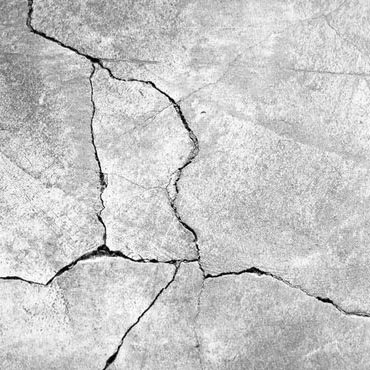
#> input picture data/sample_images/concrete-temperature-crack.jpg, 370 x 370 px; its folder holds only this picture in this run
$ python preprocessing.py
#> lines starting #> are read from the running program, lines starting #| are printed output that depends on the picture; after the words box and inside, x2 and y2 are one past the last pixel; in counts of white or black regions, pixels touching at a corner belong together
"""
CrackGauge - Preprocessing Pipeline (Step 1)
=============================================
Takes a raw concrete image and produces a clean binary crack mask.

Pipeline:
  Input Image
      → Grayscale
      → Gaussian Blur (noise reduction)
      → CLAHE (contrast enhancement)
      → Adaptive Thresholding
      → Morphological Cleanup
      → Crack Mask (binary)

Author: CrackGauge Team (Manish, Sachin, Ayush)
"""

import cv2
import numpy as np
import os
import sys

# Ensure UTF-8 output on Windows terminal
if hasattr(sys.stdout, 'reconfigure'):
    sys.stdout.reconfigure(encoding='utf-8', errors='replace')


def load_image(image_path: str) -> np.ndarray:
    """
    Load image from disk.
    Returns the original BGR image (as OpenCV loads it).
    """
    if not os.path.exists(image_path):
        raise FileNotFoundError(f"Image not found: {image_path}")

    img = cv2.imread(image_path)
    if img is None:
        raise ValueError(f"Could not read image (unsupported format?): {image_path}")

    print(f"[OK] Loaded image: {os.path.basename(image_path)} | Shape: {img.shape}")
    return img


def to_grayscale(img: np.ndarray) -> np.ndarray:
    """
    Convert BGR image to grayscale.
    Grayscale is all we need for crack detection — color info not needed.
    """
    gray = cv2.cvtColor(img, cv2.COLOR_BGR2GRAY)
    print(f"[OK] Grayscale conversion done | Shape: {gray.shape}")
    return gray


def reduce_noise(gray: np.ndarray, ksize: int = 9) -> np.ndarray:
    """
    Apply Gaussian blur to reduce high-frequency noise.

    Args:
        gray:  Grayscale image
        ksize: Kernel size (must be odd). Higher = more blur. Default 5.

    Why Gaussian?
        Concrete surfaces have texture noise. Gaussian blur smooths it
        without destroying crack edges (unlike median blur).
    """
    blurred = cv2.GaussianBlur(gray, (ksize, ksize), sigmaX=0)
    print(f"[OK] Gaussian blur applied (kernel={ksize}x{ksize})")
    return blurred


def enhance_contrast(gray: np.ndarray,
                     clip_limit: float = 3.0,
                     tile_grid_size: tuple = (8, 8)) -> np.ndarray:
    """
    Apply CLAHE (Contrast Limited Adaptive Histogram Equalization).

    Why CLAHE?
        Concrete images often have uneven lighting (shadows, bright spots).
        CLAHE enhances contrast locally — so cracks in dark areas become
        visible, and bright areas don't get over-amplified.

    Args:
        gray:           Grayscale input
        clip_limit:     Threshold for contrast limiting. Higher = more contrast.
        tile_grid_size: Size of grid for local histogram equalization.
    """
    clahe = cv2.createCLAHE(clipLimit=clip_limit, tileGridSize=tile_grid_size)
    enhanced = clahe.apply(gray)
    print(f"[OK] CLAHE contrast enhancement done (clip={clip_limit})")
    return enhanced


def adaptive_threshold(enhanced: np.ndarray,
                       block_size: int = 21,
                       C: int = 5) -> np.ndarray:
    """
    Apply Adaptive Thresholding to binarize the image.

    Why Adaptive (not Global)?
        Global thresholding fails when lighting is uneven across the image.
        Adaptive thresholding computes a LOCAL threshold for each pixel's
        neighborhood — much better for real-world concrete images.

    Args:
        enhanced:   Contrast-enhanced grayscale image
        block_size: Size of local neighborhood (must be odd). Default 11.
        C:          Constant subtracted from mean. Helps fine-tune.

    Returns:
        Binary image where cracks appear as WHITE (255) on BLACK (0).
        Note: cv2 adaptive threshold gives dark=crack initially, so we invert.
    """
    # THRESH_BINARY_INV makes cracks WHITE (bright areas = non-crack → black)
    binary = cv2.adaptiveThreshold(
        enhanced,
        maxValue=255,
        adaptiveMethod=cv2.ADAPTIVE_THRESH_GAUSSIAN_C,
        thresholdType=cv2.THRESH_BINARY_INV,
        blockSize=block_size,
        C=C
    )
    print(f"[OK] Adaptive thresholding done (block={block_size}, C={C})")
    return binary


def morphological_cleanup(binary: np.ndarray) -> np.ndarray:
    """
    Clean up the binary mask using morphological operations.

    Steps:
        1. Opening (erosion → dilation): Removes small noise dots (pepper noise)
        2. Closing (dilation → erosion): Fills tiny gaps in crack regions
        3. Remove small connected components (area filter)

    Why?
        After thresholding, there are many small white blobs that are NOT cracks
        (surface texture, dust, stains). We remove them here.
    """
    # Step 1: Opening — remove isolated noise pixels
    kernel_open = cv2.getStructuringElement(cv2.MORPH_RECT, (3, 3))  # small: removes noise dots
    opened = cv2.morphologyEx(binary, cv2.MORPH_OPEN, kernel_open, iterations=2)

    # Step 2: Closing — fill small gaps within crack
    kernel_close = cv2.getStructuringElement(cv2.MORPH_RECT, (7, 7))  # larger: fills gaps in crack
    closed = cv2.morphologyEx(opened, cv2.MORPH_CLOSE, kernel_close, iterations=1)

    # Step 3: Remove small connected components (area < min_area are noise)
    mask = _remove_small_components(closed, min_area=300)  # 300px² is roughly a 17x17 region

    print(f"[OK] Morphological cleanup done")
    return mask


def _remove_small_components(binary: np.ndarray, min_area: int = 100) -> np.ndarray:
    """
    Remove connected components (blobs) smaller than min_area pixels.
    These are almost always noise, not actual cracks.
    """
    # Find all connected components
    num_labels, labels, stats, _ = cv2.connectedComponentsWithStats(binary, connectivity=8)

    # Create output mask
    output = np.zeros_like(binary)

    # Keep components with area >= min_area (label 0 = background, skip it)
    kept = 0
    for label in range(1, num_labels):
        area = stats[label, cv2.CC_STAT_AREA]
        if area >= min_area:
            output[labels == label] = 255
            kept += 1

    print(f"   -> Connected components: {num_labels - 1} found, {kept} kept (area >= {min_area}px)")
    return output


def run_preprocessing_pipeline(image_path: str,
                                output_dir: str = None,
                                save_steps: bool = True) -> dict:
    """
    Run the full preprocessing pipeline on a single image.

    Args:
        image_path: Path to input concrete image
        output_dir: Directory to save step-by-step output images
        save_steps: If True, saves each intermediate step as an image

    Returns:
        dict with keys:
            'original'  : Original BGR image
            'gray'      : Grayscale image
            'blurred'   : Noise-reduced image
            'enhanced'  : Contrast-enhanced image
            'binary'    : Thresholded binary image
            'crack_mask': Final cleaned crack mask
    """
    print("\n" + "="*60)
    print("  CrackGauge Preprocessing Pipeline")
    print("="*60)

    # --- Pipeline Steps ---
    original  = load_image(image_path)
#> in load_image, img is the input picture: shape (370, 370, 3); min 0, max 255, mean 199.6
#| [OK] Loaded image: concrete-temperature-crack.jpg | Shape: (370, 370, 3)
    gray      = to_grayscale(original)
#| [OK] Grayscale conversion done | Shape: (370, 370)
    blurred   = reduce_noise(gray, ksize=9)
#> in reduce_noise, `blurred = cv2.GaussianBlur(gray, (ksize, ksize), sigmaX=0)`:
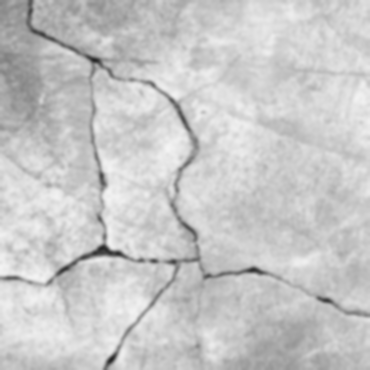
#> blurred: shape (370, 370); min 37, max 244, mean 199.6
    enhanced  = enhance_contrast(blurred, clip_limit=3.0)
#> in enhance_contrast, `enhanced = clahe.apply(gray)`:
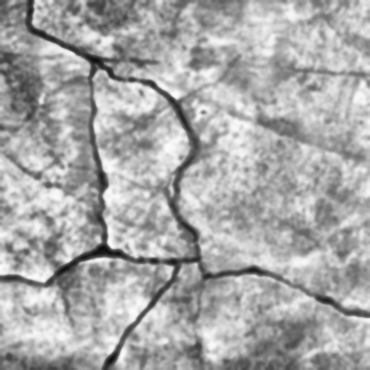
#> enhanced: shape (370, 370); min 12, max 251, mean 168.6
    binary    = adaptive_threshold(enhanced, block_size=21, C=5)
#> in adaptive_threshold, `binary = cv2.adaptiveThreshold( enhanced, maxValue=255, adaptiveMethod..`:
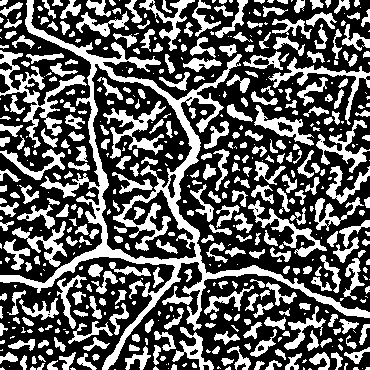
#> binary: shape (370, 370); 37.2% white; 529 white regions (197 under 20 px), largest, box (x1, y1, x2, y2) and area: (0, 0, 370, 370) 10928, (0, 50, 87, 148) 1752, (103, 101, 166, 159) 1100
    crack_mask = morphological_cleanup(binary)
#> in morphological_cleanup, `opened = cv2.morphologyEx(binary, cv2.MORPH_OPEN, kernel_open, iterati..`:
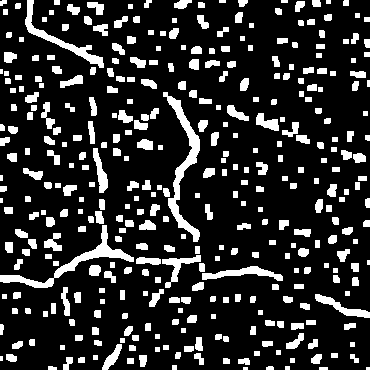
#> opened: shape (370, 370); 17.7% white; 369 white regions (7 under 20 px), largest, box (x1, y1, x2, y2) and area: (163, 92, 200, 242) 1338, (0, 225, 134, 288) 1189, (25, 0, 104, 68) 794
#> in morphological_cleanup, `closed = cv2.morphologyEx(opened, cv2.MORPH_CLOSE, kernel_close, itera..`:
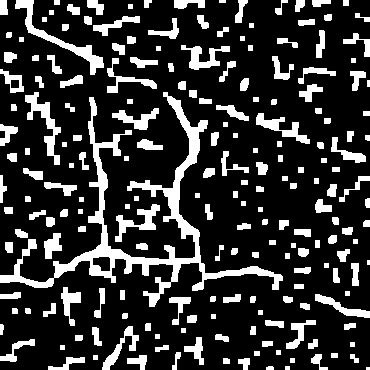
#> closed: shape (370, 370); 20.2% white; 204 white regions (2 under 20 px), largest, box (x1, y1, x2, y2) and area: (0, 92, 283, 307) 6882, (15, 0, 104, 75) 991, (25, 92, 61, 165) 750
#> in _remove_small_components, `num_labels, labels, stats, _ = cv2.connectedComponentsWithStats(binary..`:
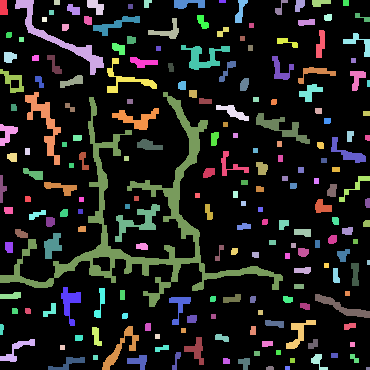
#> labels: shape (370, 370) int32; 205 distinct labels, from 0 to 204; one colour per label, 0 black
#> in _remove_small_components, `num_labels, labels, stats, _ = cv2.connectedComponentsWithStats(binary..`: num_labels = 205; stats = 205 rows, first 6: [0, 0, 370, 370, 109257], [0, 0, 8, 15, 111], [15, 0, 89, 75, 991], [54, 0, 6, 5, 30], [87, 0, 17, 15, 162], [144, 0, 8, 8, 49]
#> the loop in _remove_small_components, `for label in range(1, num_labels):` made 204 passes
#> area on passes 1 to 12: 111, 991, 30, 162, 49, 199, 21, 151, 72, 92, 101, 36
#> after the loop in _remove_small_components, `for label in range(1, num_labels):`:
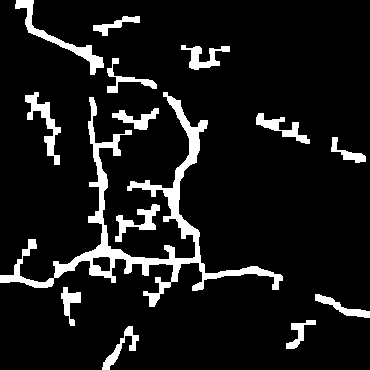
#> output: shape (370, 370); 9.6% white; 14 white regions, largest, box (x1, y1, x2, y2) and area: (0, 92, 283, 307) 6882, (15, 0, 104, 75) 991, (25, 92, 61, 165) 750
#> after the loop in _remove_small_components, `for label in range(1, num_labels):`: kept = 14
#|    -> Connected components: 204 found, 14 kept (area >= 300px)

    results = {
        'image_name': os.path.splitext(os.path.basename(image_path))[0],
        'image_path': image_path,
        'original':   original,
        'gray':       gray,
        'blurred':    blurred,
        'enhanced':   enhanced,
        'binary':     binary,
        'crack_mask': crack_mask,
    }

    # --- Save outputs ---
    if save_steps and output_dir:
        os.makedirs(output_dir, exist_ok=True)
        base_name = os.path.splitext(os.path.basename(image_path))[0]

        cv2.imwrite(os.path.join(output_dir, f"{base_name}_01_gray.jpg"),      gray)
        cv2.imwrite(os.path.join(output_dir, f"{base_name}_02_blurred.jpg"),   blurred)
        cv2.imwrite(os.path.join(output_dir, f"{base_name}_03_enhanced.jpg"),  enhanced)
        cv2.imwrite(os.path.join(output_dir, f"{base_name}_04_binary.jpg"),    binary)
        cv2.imwrite(os.path.join(output_dir, f"{base_name}_05_crack_mask.jpg"), crack_mask)
        print(f"\n[OK] All step images saved to: {output_dir}")

    # --- Summary ---
    crack_pixels = np.sum(crack_mask > 0)
#> crack_pixels = 13176
    total_pixels = crack_mask.shape[0] * crack_mask.shape[1]
#> total_pixels = 136900
    crack_percent = (crack_pixels / total_pixels) * 100
#> crack_percent = 9.62

    print(f"\n{'='*60}")
    print(f"  Pipeline Complete!")
    print(f"  Image size      : {original.shape[1]}x{original.shape[0]} px")
#|   Image size      : 370x370 px
    print(f"  Crack pixels    : {crack_pixels:,}")
#|   Crack pixels    : 13,176
    print(f"  Crack coverage  : {crack_percent:.2f}%")
#|   Crack coverage  : 9.62%
    print(f"{'='*60}\n")

    return results


def visualize_results(results: dict, save_path: str = None):
    """
    Create a side-by-side comparison visualization of pipeline steps.
    Saves to file if save_path is given, otherwise shows on screen.
    """
    import matplotlib.pyplot as plt
    import matplotlib.gridspec as gridspec

    fig = plt.figure(figsize=(18, 10))
    fig.suptitle("CrackGauge - Preprocessing Pipeline Results",
                 fontsize=16, fontweight='bold', y=0.98)

    gs = gridspec.GridSpec(2, 3, figure=fig, hspace=0.35, wspace=0.25)

    # Plot config: (title, image, colormap)
    plots = [
        ("1. Original Image",         cv2.cvtColor(results['original'], cv2.COLOR_BGR2RGB), None),
        ("2. Grayscale",               results['gray'],       'gray'),
        ("3. Noise Reduction (Blur)",  results['blurred'],    'gray'),
        ("4. CLAHE Enhancement",       results['enhanced'],   'gray'),
        ("5. Adaptive Threshold",      results['binary'],     'gray'),
        ("6. Crack Mask (Final)",      results['crack_mask'], 'gray'),
    ]

    axes = [fig.add_subplot(gs[i//3, i%3]) for i in range(6)]

    for ax, (title, img, cmap) in zip(axes, plots):
        if cmap:
            ax.imshow(img, cmap=cmap)
        else:
            ax.imshow(img)
        ax.set_title(title, fontsize=11, fontweight='bold', pad=8)
        ax.axis('off')

        # Add image dimensions as subtitle
        h, w = img.shape[:2]
        ax.text(0.5, -0.04, f"{w}×{h} px", transform=ax.transAxes,
                ha='center', fontsize=9, color='gray')

    # Highlight the final crack mask panel
    axes[5].set_title("6. Crack Mask (Final)",
                       fontsize=11, fontweight='bold', color='#e74c3c', pad=8)

    if save_path:
        plt.savefig(save_path, dpi=150, bbox_inches='tight',
                    facecolor='white', edgecolor='none')
        print(f"[OK] Visualization saved: {save_path}")
        plt.close()
    else:
        plt.show()


# ── Standalone test (run this file directly) ──────────────────────────────────
if __name__ == "__main__":
    import sys
    import glob

    # Try to find a sample image automatically
    search_dirs = [
        "data/sample_images",
        "../data/sample_images",
        ".",
    ]

    test_image = None

    # Check if image path given as argument
    if len(sys.argv) > 1:
        test_image = sys.argv[1]
    else:
        # Auto-search for any image in sample_images dir
        for d in search_dirs:
            patterns = [f"{d}/*.jpg", f"{d}/*.jpeg", f"{d}/*.png", f"{d}/*.bmp"]
            for pattern in patterns:
                found = glob.glob(pattern)
                if found:
                    test_image = found[0]
                    break
            if test_image:
                break

    if test_image is None:
        print("No image found! Please provide an image path:")
        print("  python preprocessing.py path/to/crack_image.jpg")
        print("\nOr place images in: data/sample_images/")
        sys.exit(1)

    print(f"Using image: {test_image}")

    # Run pipeline
    results = run_preprocessing_pipeline(
        image_path=test_image,
        output_dir="data/outputs",
        save_steps=True
    )
#> results = 8 items

    # Save visualization
    visualize_results(results, save_path="data/outputs/pipeline_result.png")
#> the loop in visualize_results, `for ax, (title, img, cmap) in zip(axes, plots):` made 6 passes
#> (title, cmap) on passes 1 to 6: ('1. Original Image', None), ('2. Grayscale', 'gray'), ('3. Noise Reduction (Blur)', 'gray'), ('4. CLAHE Enhancement', 'gray'), ('5. Adaptive Threshold', 'gray'), ('6. Crack Mask (Final)', 'gray')
    print("Done! Check data/outputs/ folder for results.")
